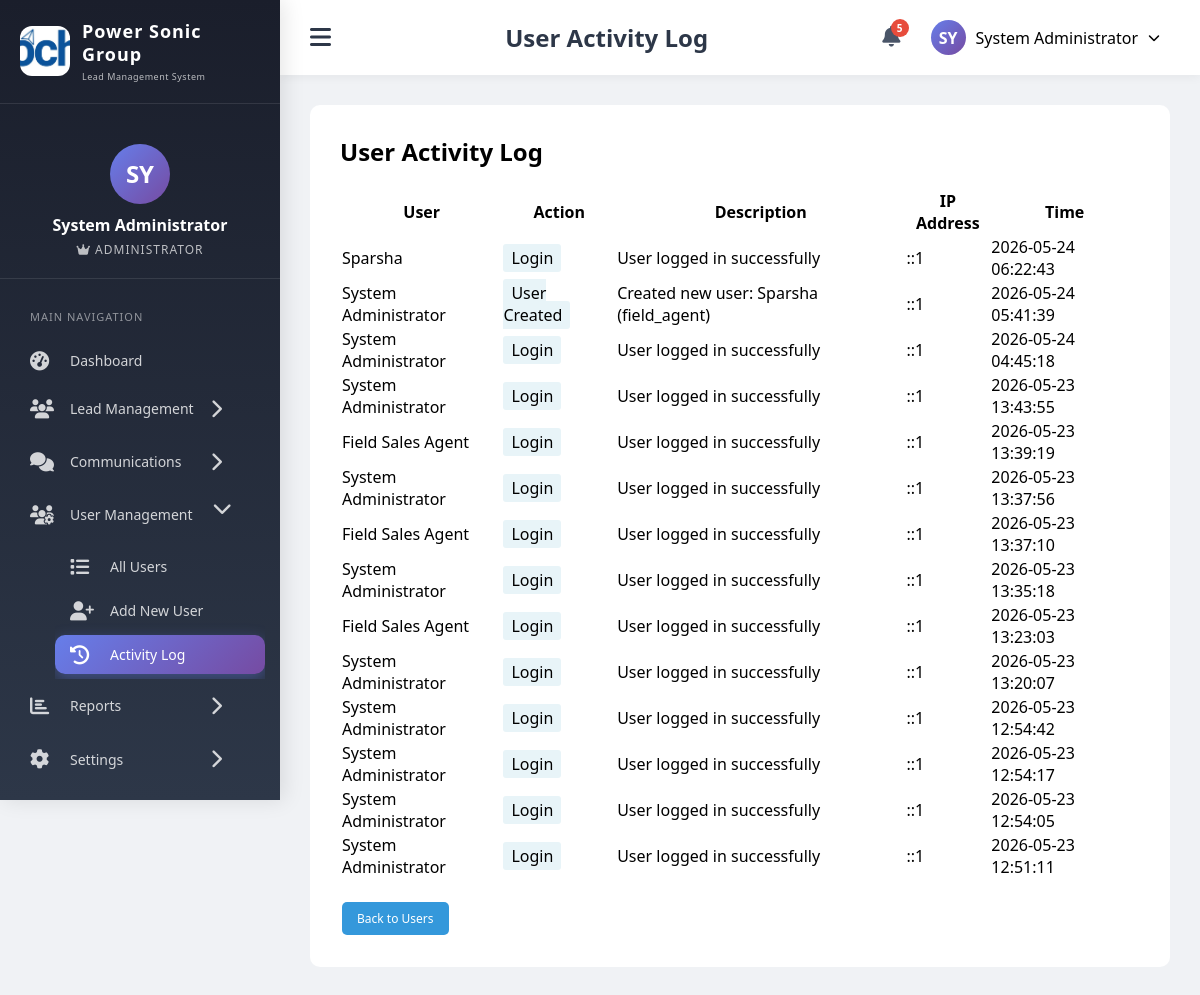
/user_activity.php (signed in), run on the app's committed database.
### tables this page shows
CREATE TABLE `company_settings` (
  `id` int(11) NOT NULL,
  `company_name` varchar(200) NOT NULL DEFAULT 'Power Sonic',
  `company_logo` varchar(500) DEFAULT NULL,
  `company_favicon` varchar(500) DEFAULT NULL,
  `company_email` varchar(100) DEFAULT NULL,
  `company_phone` varchar(50) DEFAULT NULL,
  `company_mobile` varchar(50) DEFAULT NULL,
  `company_address` text DEFAULT NULL,
  `company_city` varchar(100) DEFAULT NULL,
  `company_state` varchar(100) DEFAULT NULL,
  `company_country` varchar(100) DEFAULT 'Bangladesh',
  `company_postal_code` varchar(20) DEFAULT NULL,
  `company_website` varchar(200) DEFAULT NULL,
  `company_business_hours` text DEFAULT NULL,
  `company_social_facebook` varchar(255) DEFAULT NULL,
  `company_social_linkedin` varchar(255) DEFAULT NULL,
  `company_social_twitter` varchar(255) DEFAULT NULL,
  `company_social_instagram` varchar(255) DEFAULT NULL,
  `company_registration_no` varchar(100) DEFAULT NULL,
  `company_tax_id` varchar(100) DEFAULT NULL,
  `company_bin_no` varchar(100) DEFAULT NULL,
  `bank_name` varchar(200) DEFAULT NULL,
  `bank_account_name` varchar(200) DEFAULT NULL,
  `bank_account_number` varchar(100) DEFAULT NULL,
  `bank_routing_number` varchar(50) DEFAULT NULL,
  `footer_text` varchar(500) DEFAULT NULL,
  `invoice_prefix` varchar(20) DEFAULT 'INV',
  `currency_symbol` varchar(10) DEFAULT 'BDT',
  `date_format` varchar(20) DEFAULT 'Y-m-d',
  `timezone` varchar(50) DEFAULT 'Asia/Dhaka',
  `created_at` timestamp NOT NULL DEFAULT current_timestamp(),
  `updated_at` timestamp NOT NULL DEFAULT current_timestamp() ON UPDATE current_timestamp()
);

CREATE TABLE `user_activity_log` (
  `id` int(11) NOT NULL,
  `user_id` int(11) DEFAULT NULL,
  `action` varchar(100) DEFAULT NULL,
  `description` text DEFAULT NULL,
  `ip_address` varchar(45) DEFAULT NULL,
  `user_agent` text DEFAULT NULL,
  `created_at` timestamp NOT NULL DEFAULT current_timestamp()
);

CREATE TABLE `users` (
  `id` int(11) NOT NULL,
  `username` varchar(50) NOT NULL,
  `password` varchar(255) NOT NULL,
  `full_name` varchar(100) NOT NULL,
  `email` varchar(100) DEFAULT NULL,
  `role` enum('admin','field_agent') NOT NULL,
  `status` enum('active','inactive','suspended') DEFAULT 'active',
  `last_login` datetime DEFAULT NULL,
  `last_ip` varchar(45) DEFAULT NULL,
  `profile_image` varchar(255) DEFAULT NULL,
  `phone` varchar(20) DEFAULT NULL,
  `department` varchar(100) DEFAULT NULL,
  `join_date` date DEFAULT NULL,
  `created_at` timestamp NOT NULL DEFAULT current_timestamp()
);

### config.php (called while the page is built, shortened)
<?php
function isAdmin() {
    return isset($_SESSION['role']) && $_SESSION['role'] === 'admin';
}
?>

### user_activity.php (the view, shortened to what this page needs)
<?php
require_once 'config.php';
require_once 'includes/header.php';
$query = "SELECT l.*, u.full_name as user_name
          FROM user_activity_log l
          JOIN users u ON l.user_id = u.id";
$params = [];
$query .= " ORDER BY l.created_at DESC LIMIT 100";
$stmt = $pdo->prepare($query);
$stmt->execute($params);
$activities = $stmt->fetchAll();
?>
<div style="background: white; border-radius: 10px; padding: 30px;">
    <h2 style="margin-bottom: 20px;">
        User Activity Log
    </h2>
    <div style="overflow-x: auto;">
        <table class="user-table">
            <thead>
                <tr>
                    <th>User</th>
                    <th>Action</th>
                    <th>Description</th>
                    <th>IP Address</th>
                    <th>Time</th>
                </tr>
            </thead>
            <tbody>
                <?php foreach($activities as $activity): ?>
                <tr>
                    <td><?php echo htmlspecialchars($activity['user_name']); ?></td>
                    <td>
                        <span style="background: #e8f4f8; padding: 3px 8px; border-radius: 3px;">
                            <?php echo htmlspecialchars($activity['action']); ?>
                        </span>
                    </td>
                    <td><?php echo htmlspecialchars($activity['description']); ?></td>
                    <td><?php echo $activity['ip_address'] ?? 'N/A'; ?></td>
                    <td><?php echo date('Y-m-d H:i:s', strtotime($activity['created_at'])); ?></td>
                </tr>
                <?php endforeach; ?>
            </tbody>
        </table>
    </div>
    <div style="margin-top: 20px;">
        <a href="manage_users.php" class="btn btn-primary">Back to Users</a>
    </div>
</div>
<?php require_once 'includes/footer.php'; ob_end_flush(); ?>

### includes/header.php (shortened to what this page needs)
<?php
$stmt = $pdo->query("SELECT company_name, company_logo, company_favicon FROM company_settings LIMIT 1");
$company_settings = $stmt->fetch();
$notif_count = 0;
if (isLoggedIn() && isset($pdo)) {
    $stmt = $pdo->prepare("SELECT COUNT(*) FROM notifications WHERE user_id = ? AND is_read = 0");
    $stmt->execute([$_SESSION['user_id']]);
    $notif_count = $stmt->fetchColumn();
}
$current_page = basename($_SERVER['PHP_SELF']);
?>
<!DOCTYPE html>
<html lang="en">
<head>
    <link rel="stylesheet" href="https://cdnjs.cloudflare.com/ajax/libs/font-awesome/6.4.0/css/all.min.css">
</head>
<body>
    <div class="crm-wrapper">
        <div class="sidebar" id="sidebar">
            <div class="sidebar-header">
                <div class="logo-container">
                    <?php if(!empty($company_settings['company_logo']) && file_exists($company_settings['company_logo'])): ?>
                        <div class="logo-img">
                            <img src="<?php echo $company_settings['company_logo']; ?>" alt="Company Logo">
                        </div>
                    <?php else: ?>
                        <div class="logo-icon">
                            <i class="fas fa-bolt"></i>
                        </div>
                    <?php endif; ?>
                    <div class="logo-text">
                        <h3><?php echo htmlspecialchars($company_settings['company_name']); ?></h3>
                        <div class="company-tagline">Lead Management System</div>
                    </div>
                </div>
            </div>
            <div class="user-profile">
                <div class="avatar">
                    <?php echo strtoupper(substr($_SESSION['full_name'] ?? 'U', 0, 2)); ?>
                </div>
                <div class="user-name"><?php echo $_SESSION['full_name'] ?? 'User'; ?></div>
                <div class="user-role">
                    <i class="fas <?php echo isAdmin() ? 'fa-crown' : 'fa-user-check'; ?>"></i>
                    <?php
                    $role_display = isAdmin() ? 'Administrator' : (isFieldAgent() ? 'Field Agent' : 'User');
                    echo $role_display;
                    ?>
                </div>
            </div>
            <div class="menu-section">
                <div class="menu-section-title">MAIN NAVIGATION</div>
                <a href="<?php echo isAdmin() ? 'dashboard.php' : 'agent_dashboard.php'; ?>" class="menu-item <?php echo ($current_page == 'dashboard.php' || $current_page == 'agent_dashboard.php') ? 'active' : ''; ?>">
                    <i class="fas fa-tachometer-alt"></i>
                    <span class="menu-text">Dashboard</span>
                </a>
                <div class="menu-item has-submenu" onclick="toggleSubmenu(this)">
                    <i class="fas fa-users"></i>
                    <span class="menu-text">Lead Management</span>
                    <i class="fas fa-chevron-right toggle-icon"></i>
                </div>
                <div class="menu-item has-submenu" onclick="toggleSubmenu(this)">
                    <i class="fas fa-comments"></i>
                    <span class="menu-text">Communications</span>
                    <i class="fas fa-chevron-right toggle-icon"></i>
                </div>
                <?php if(isAdmin()): ?>
                <div class="menu-item has-submenu" onclick="toggleSubmenu(this)">
                    <i class="fas fa-users-cog"></i>
                    <span class="menu-text">User Management</span>
                    <i class="fas fa-chevron-right toggle-icon"></i>
                </div>
                <div class="submenu">
                    <a href="manage_users.php" class="menu-item <?php echo $current_page == 'manage_users.php' ? 'active' : ''; ?>">
                        <i class="fas fa-list"></i>
                        <span class="menu-text">All Users</span>
                    </a>
                    <a href="add_user.php" class="menu-item <?php echo $current_page == 'add_user.php' ? 'active' : ''; ?>">
                        <i class="fas fa-user-plus"></i>
                        <span class="menu-text">Add New User</span>
                    </a>
                    <a href="user_activity.php" class="menu-item <?php echo $current_page == 'user_activity.php' ? 'active' : ''; ?>">
                        <i class="fas fa-history"></i>
                        <span class="menu-text">Activity Log</span>
                    </a>
                </div>
                <?php endif; ?>
                <?php if(isAdmin()): ?>
                <div class="menu-item has-submenu" onclick="toggleSubmenu(this)">
                    <i class="fas fa-chart-bar"></i>
                    <span class="menu-text">Reports</span>
                    <i class="fas fa-chevron-right toggle-icon"></i>
                </div>
                <?php endif; ?>
                <div class="menu-item has-submenu" onclick="toggleSubmenu(this)">
                    <i class="fas fa-cog"></i>
                    <span class="menu-text">Settings</span>
                    <i class="fas fa-chevron-right toggle-icon"></i>
                </div>
            </div>
        </div>
        <div class="main-content" id="mainContent">
            <div class="top-nav">
                <button class="toggle-sidebar" onclick="toggleSidebar()">
                    <i class="fas fa-bars"></i>
                </button>
                <div class="page-title">
                    <?php
                    $page_titles = [
                        'dashboard.php' => 'Admin Dashboard',
                        'agent_dashboard.php' => 'Field Agent Dashboard',
                        'add_lead.php' => 'Add New Lead',
                        'view_leads.php' => 'Lead Management',
                        'view_lead.php' => 'Lead Details',
                        'edit_lead.php' => 'Edit Lead',
                        'agent_reports.php' => 'Performance Reports',
                        'notifications.php' => 'Notifications',
                        'profile.php' => 'My Profile',
                        'change_password.php' => 'Change Password',
                        'manage_users.php' => 'User Management',
                        'add_user.php' => 'Add New User',
                        'user_activity.php' => 'User Activity Log'
                    ];
                    echo $page_titles[$current_page] ?? 'Power Sonic CRM';
                    ?>
                </div>
                <div class="top-nav-right">
                    <div class="notification-icon" onclick="window.location.href='notifications.php'">
                        <i class="fas fa-bell"></i>
                        <?php if($notif_count > 0): ?>
                        <span class="notification-badge"><?php echo $notif_count; ?></span>
                        <?php endif; ?>
                    </div>
                    <div class="user-menu" onclick="window.location.href='profile.php'">
                        <div class="user-avatar-small">
                            <?php echo strtoupper(substr($_SESSION['full_name'] ?? 'U', 0, 2)); ?>
                        </div>
                        <span><?php echo $_SESSION['full_name'] ?? 'User'; ?></span>
                        <i class="fas fa-chevron-down" style="font-size: 12px;"></i>
                    </div>
                </div>
            </div>
            <div class="content-area">

### includes/header.php (style rules this page uses)
* { margin: 0; padding: 0; box-sizing: border-box; }
body { font-family: 'Segoe UI', 'Poppins', 'Roboto', sans-serif; background: #f0f2f5; overflow-x: hidden; }
.crm-wrapper { display: flex; min-height: 100vh; }
.sidebar { width: 280px; background: linear-gradient(180deg, #1a1e2b 0%, #2d3748 100%); color: white; position: fixed; height: 100vh; overflow-y: auto; transition: all 0.3s cubic-bezier(0.4, 0, 0.2, 1); z-index: 1000; box-shadow: 4px 0 20px rgba(0, 0, 0, 0.1); }
.sidebar-header { padding: 20px; border-bottom: 1px solid rgba(255, 255, 255, 0.1); margin-bottom: 20px; }
.logo-container { display: flex; align-items: center; gap: 12px; text-decoration: none; }
.logo-img { width: 50px; height: 50px; border-radius: 12px; background: linear-gradient(135deg, #667eea 0%, #764ba2 100%); display: flex; align-items: center; justify-content: center; overflow: hidden; }
.logo-img img { width: 100%; height: 100%; object-fit: cover; }
.logo-text { flex: 1; }
.logo-text h3 { font-size: 18px; font-weight: 700; letter-spacing: 1px; color: white; margin: 0; line-height: 1.3; }
.company-tagline { font-size: 9px; opacity: 0.7; margin-top: 3px; letter-spacing: 0.5px; }
.user-profile { padding: 20px; text-align: center; border-bottom: 1px solid rgba(255, 255, 255, 0.1); margin-bottom: 20px; }
.avatar { width: 60px; height: 60px; background: linear-gradient(135deg, #667eea 0%, #764ba2 100%); border-radius: 50%; display: flex; align-items: center; justify-content: center; margin: 0 auto 10px; font-size: 24px; font-weight: bold; }
.user-name { font-weight: 600; margin-bottom: 5px; }
.user-role { font-size: 12px; opacity: 0.7; text-transform: uppercase; letter-spacing: 1px; }
.menu-section { padding: 0 15px; margin-bottom: 20px; }
.menu-section-title { font-size: 11px; text-transform: uppercase; letter-spacing: 1px; opacity: 0.5; padding: 10px 15px; margin-top: 10px; }
.menu-item { display: flex; align-items: center; padding: 12px 15px; margin: 5px 0; border-radius: 10px; color: rgba(255, 255, 255, 0.8); text-decoration: none; transition: all 0.3s ease; position: relative; overflow: hidden; }
.menu-item.active { background: linear-gradient(135deg, #667eea 0%, #764ba2 100%); color: white; box-shadow: 0 5px 15px rgba(102, 126, 234, 0.4); }
.menu-item i { width: 25px; font-size: 1.2rem; margin-right: 15px; }
.menu-text { flex: 1; font-size: 14px; font-weight: 500; }
.submenu { margin-left: 40px; max-height: 0; overflow: hidden; transition: max-height 0.3s ease-out; }
.submenu.open { max-height: 500px; }
.submenu .menu-item { padding: 10px 15px; font-size: 13px; }
.menu-item.has-submenu { cursor: pointer; }
.toggle-icon { margin-left: auto; transition: transform 0.3s; }
.menu-item.has-submenu.open .toggle-icon { transform: rotate(90deg); }
.main-content { flex: 1; margin-left: 280px; transition: margin-left 0.3s cubic-bezier(0.4, 0, 0.2, 1); min-height: 100vh; }
.top-nav { background: white; padding: 15px 30px; box-shadow: 0 2px 10px rgba(0, 0, 0, 0.05); display: flex; justify-content: space-between; align-items: center; position: sticky; top: 0; z-index: 999; }
.toggle-sidebar { background: none; border: none; font-size: 1.5rem; cursor: pointer; color: #2d3748; transition: transform 0.3s; }
.page-title { font-size: 1.5rem; font-weight: 600; color: #2d3748; }
.top-nav-right { display: flex; align-items: center; gap: 20px; }
.notification-icon { position: relative; cursor: pointer; }
.notification-icon i { font-size: 1.3rem; color: #4a5568; }
.notification-badge { position: absolute; top: -8px; right: -8px; background: #e74c3c; color: white; border-radius: 50%; padding: 2px 6px; font-size: 10px; font-weight: bold; }
.user-menu { display: flex; align-items: center; gap: 10px; cursor: pointer; padding: 5px 10px; border-radius: 8px; transition: background 0.3s; }
.user-avatar-small { width: 35px; height: 35px; background: linear-gradient(135deg, #667eea 0%, #764ba2 100%); border-radius: 50%; display: flex; align-items: center; justify-content: center; color: white; font-weight: bold; }
.content-area { padding: 30px; }
.content-area > * { animation: fadeIn 0.5s ease-out; }
.btn { display: inline-block; padding: 8px 15px; background: #3498db; color: white; text-decoration: none; border-radius: 5px; font-size: 12px; margin: 2px; }

### data on the page
company_settings: company_logo (picture), company_name "Power Sonic Group"
user_activity_log: user.full_name "Sparsha", action "Login", description "User logged in successfully", ip_address "::1", created_at "2026-05-24 06:22:43"
user_activity_log: user.full_name "System Administrator", action "User Created", description "Created new user: Sparsha (field_agent)", ip_address "::1", created_at "2026-05-24 05:41:39"
user_activity_log: user.full_name "System Administrator", action "Login", description "User logged in successfully", ip_address "::1", created_at "2026-05-24 04:45:18"
user_activity_log: user.full_name "System Administrator", action "Login", description "User logged in successfully", ip_address "::1", created_at "2026-05-23 13:43:55"
user_activity_log: user.full_name "Field Sales Agent", action "Login", description "User logged in successfully", ip_address "::1", created_at "2026-05-23 13:39:19"
user_activity_log: user.full_name "System Administrator", action "Login", description "User logged in successfully", ip_address "::1", created_at "2026-05-23 13:37:56"
user_activity_log: user.full_name "Field Sales Agent", action "Login", description "User logged in successfully", ip_address "::1", created_at "2026-05-23 13:37:10"
user_activity_log: user.full_name "System Administrator", action "Login", description "User logged in successfully", ip_address "::1", created_at "2026-05-23 13:35:18"
user_activity_log: user.full_name "Field Sales Agent", action "Login", description "User logged in successfully", ip_address "::1", created_at "2026-05-23 13:23:03"
user_activity_log: user.full_name "System Administrator", action "Login", description "User logged in successfully", ip_address "::1", created_at "2026-05-23 13:20:07"
user_activity_log: user.full_name "System Administrator", action "Login", description "User logged in successfully", ip_address "::1", created_at "2026-05-23 12:54:42"
user_activity_log: user.full_name "System Administrator", action "Login", description "User logged in successfully", ip_address "::1", created_at "2026-05-23 12:54:17"
user_activity_log: user.full_name "System Administrator", action "Login", description "User logged in successfully", ip_address "::1", created_at "2026-05-23 12:54:05"
user_activity_log: user.full_name "System Administrator", action "Login", description "User logged in successfully", ip_address "::1", created_at "2026-05-23 12:51:11"

### other printed values
substr($_SESSION['full_name'] ?? 'U', 0, 2) "SY"
$_SESSION['full_name'] "System Administrator"
$role_display "ADMINISTRATOR"
$page_titles[$current_page] "User Activity Log"
$notif_count "5"
